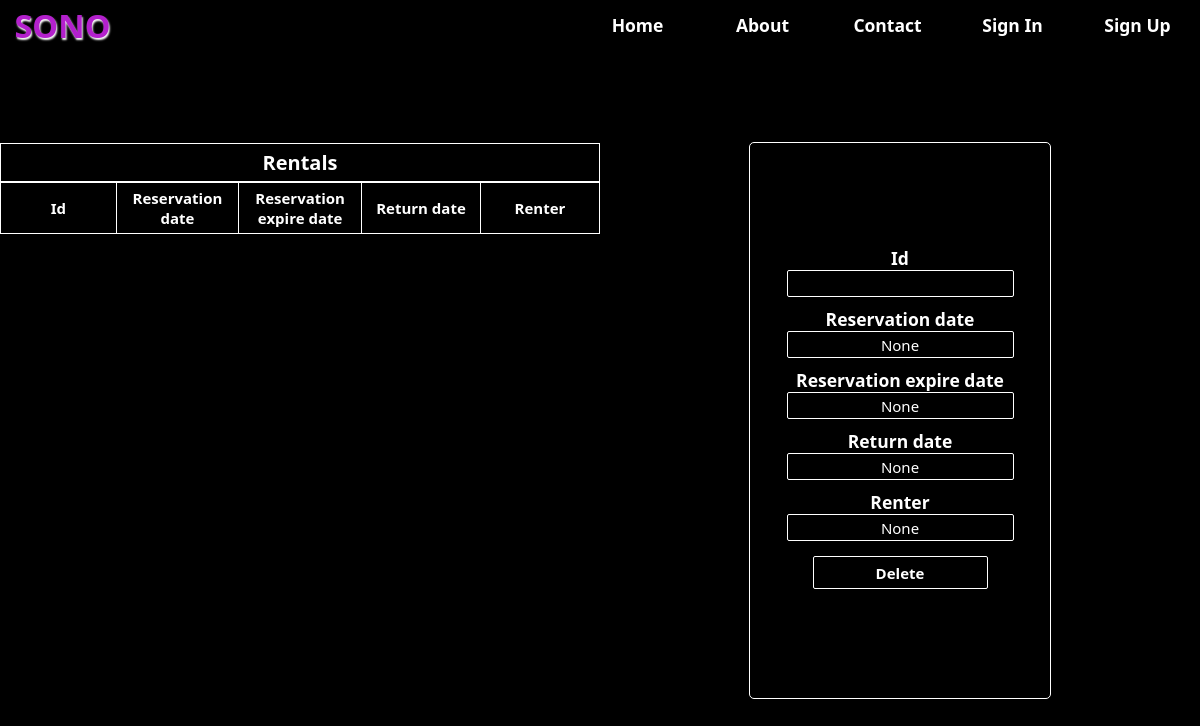
The app's page /rentals/, older data.
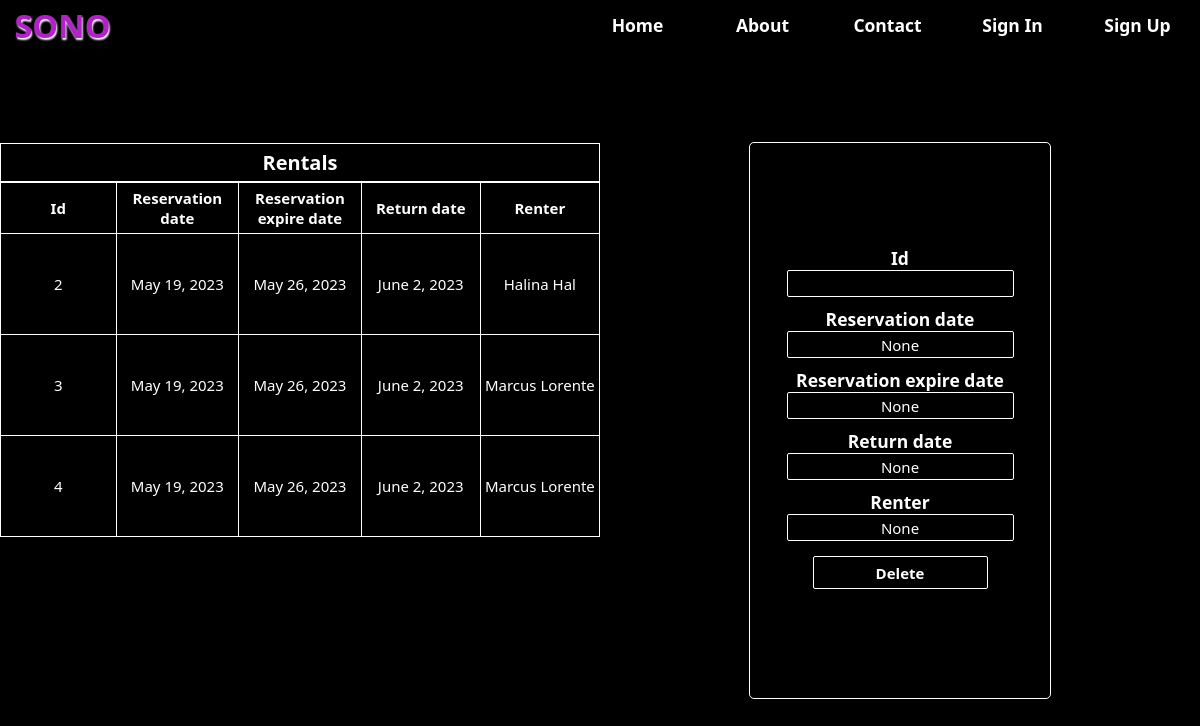
The same page, newer data.
### app/models.py (models this page shows)
class Rental(models.Model):
    reservation_date = models.DateField()
    reservation_expire_date = models.DateField()
    return_date = models.DateField()
    renter = models.ForeignKey(User, on_delete=models.DO_NOTHING)

### app/controllers/rental_controller.py (the view)
# urls.py: path('rentals/', rental_controller.rentals, name='rentals'),
def rentals(request):
    rentals = rental_service.get_rentals()
    form = RentalForm()
    if request.method == 'POST':
        if 'delete' in request.POST:
            rental_service.delete_rental(request.POST['id'])
            return redirect('rentals')
    return render(request, 'app/rentals/rentals.html', {'rentals': rentals, 'form': form, 'group': request.user.groups.first().name if request.user.groups.first() else None})

### app/forms.py
class RentalForm(forms.ModelForm):
    class Meta:
        model = Rental
        fields = ['reservation_date', 'reservation_expire_date', 'return_date', 'renter']

### app/repositories/rental_repository.py (called while the page is built)
    def get_rentals(self) -> QuerySet[Rental]:
        return Rental.objects.all()

### app/services/rental_service.py (called while the page is built)
    def get_rentals(self) -> QuerySet[Rental]:
        return self.rental_repository.get_rentals()

### app/templates/app/rentals/rentals.html (shortened to what this page needs)
{% extends "app/layout.html" %}
{% load static %}
{% block content %}
    {% block css %}
<link rel="stylesheet" href="{% static 'app/styles/panel.css' %}" />
    {% endblock %}
<section>
    <aside>
        <table id="rentals-table">
            <caption>Rentals</caption>
            <thead>
                <tr><th>Id</th><th>Reservation date</th><th>Reservation expire date</th><th>Return date</th><th>Renter</th></tr>
            </thead>
            <tbody>
                {% for rental in rentals %}
                <tr data-id="{{ rental.id }}"><td>{{ rental.id }}</td><td>{{ rental.reservation_date }}</td><td>{{ rental.reservation_expire_date }}</td><td>{{ rental.return_date }}</td><td>{{ rental.renter.first_name }} {{ rental.renter.last_name }}</td></tr>
                {% endfor %}
            </tbody>
        </table>
    </aside>
</section>
<section>
    <form method="post" enctype="multipart/form-data">
        <div>
            <label for="id">Id</label>
            <input type="text" id="idInput" name="id" value="{{ rental.id.value }}" readonly>
        </div>
        <div>
            <label for="reservation_date">Reservation date</label>
            <input type="text" id="reservationDateInput" name="reservation_date" value="{{ form.reservation_date.value }}">
        </div>
        <div>
            <label for="reservation_expire_date">Reservation expire date</label>
            <input type="text" id="reservationExpireDateInput" name="reservation_expire_date" value="{{ form.reservation_expire_date.value }}">
        </div>
        <div>
            <label for="return_date">Return date</label>
            <input type="text" id="returnDateInput" name="return_date" value="{{ form.return_date.value }}">
        </div>
        <div>
            <label for="renter">Renter</label>
            <input type="text" id="renterInput" name="renter" value="{{ form.renter.value }}" readonly>
        </div>
        <div>
            <button type="submit" name="delete">Delete</button>
        </div>
    </form>
</section>
{% endblock %}

Row changes from the older to the newer data that the page shows:
added Rental: id "2", reservation_date "May 19, 2023", reservation_expire_date "May 26, 2023", return_date "June 2, 2023", renter.first_name "Halina", renter.last_name "Hal"
added Rental: id "3", reservation_date "May 19, 2023", reservation_expire_date "May 26, 2023", return_date "June 2, 2023", renter.first_name "Marcus", renter.last_name "Lorente"
added Rental: id "4", reservation_date "May 19, 2023", reservation_expire_date "May 26, 2023", return_date "June 2, 2023", renter.first_name "Marcus", renter.last_name "Lorente"
